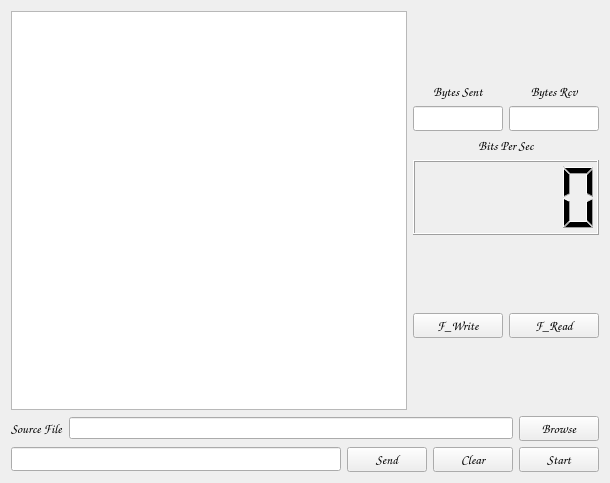
<?xml version="1.0" encoding="UTF-8"?>
<ui version="4.0">
 <class>SerialMonitor</class>
 <widget class="QWidget" name="SerialMonitor">
  <property name="geometry">
   <rect>
    <x>0</x>
    <y>0</y>
    <width>610</width>
    <height>483</height>
   </rect>
  </property>
  <property name="windowTitle">
   <string>Form</string>
  </property>
  <layout class="QVBoxLayout" name="verticalLayout_5">
   <item>
    <layout class="QHBoxLayout" name="horizontalLayout_5">
     <item>
      <widget class="QPlainTextEdit" name="plainTextEdit">
       <property name="font">
        <font>
         <family>Comic Sans MS</family>
         <pointsize>10</pointsize>
         <bold>true</bold>
        </font>
       </property>
      </widget>
     </item>
     <item>
      <layout class="QVBoxLayout" name="verticalLayout_4">
       <item>
        <spacer name="verticalSpacer">
         <property name="orientation">
          <enum>Qt::Orientation::Vertical</enum>
         </property>
         <property name="sizeHint" stdset="0">
          <size>
           <width>20</width>
           <height>40</height>
          </size>
         </property>
        </spacer>
       </item>
       <item>
        <layout class="QHBoxLayout" name="horizontalLayout_4">
         <item>
          <layout class="QVBoxLayout" name="verticalLayout_2">
           <item>
            <widget class="QLabel" name="Bytes_Sent_Label">
             <property name="font">
              <font>
               <family>Comic Sans MS</family>
               <pointsize>10</pointsize>
               <bold>true</bold>
              </font>
             </property>
             <property name="text">
              <string>Bytes Sent</string>
             </property>
             <property name="alignment">
              <set>Qt::AlignmentFlag::AlignCenter</set>
             </property>
            </widget>
           </item>
           <item>
            <widget class="QLineEdit" name="Bytes_Sent_lineEdit">
             <property name="maximumSize">
              <size>
               <width>90</width>
               <height>16777215</height>
              </size>
             </property>
             <property name="font">
              <font>
               <family>Comic Sans MS</family>
               <pointsize>10</pointsize>
               <bold>true</bold>
              </font>
             </property>
             <property name="alignment">
              <set>Qt::AlignmentFlag::AlignCenter</set>
             </property>
            </widget>
           </item>
          </layout>
         </item>
         <item>
          <layout class="QVBoxLayout" name="verticalLayout">
           <item>
            <widget class="QLabel" name="Bytes_Rcv_Label">
             <property name="font">
              <font>
               <family>Comic Sans MS</family>
               <pointsize>10</pointsize>
               <bold>true</bold>
              </font>
             </property>
             <property name="text">
              <string>Bytes Rcv</string>
             </property>
             <property name="alignment">
              <set>Qt::AlignmentFlag::AlignCenter</set>
             </property>
            </widget>
           </item>
           <item>
            <widget class="QLineEdit" name="Bytes_Rcv_linEdit">
             <property name="maximumSize">
              <size>
               <width>90</width>
               <height>16777215</height>
              </size>
             </property>
             <property name="font">
              <font>
               <family>Comic Sans MS</family>
               <pointsize>10</pointsize>
               <bold>true</bold>
              </font>
             </property>
             <property name="alignment">
              <set>Qt::AlignmentFlag::AlignCenter</set>
             </property>
            </widget>
           </item>
          </layout>
         </item>
        </layout>
       </item>
       <item>
        <layout class="QVBoxLayout" name="verticalLayout_3">
         <item>
          <widget class="QLabel" name="BPS_Label">
           <property name="font">
            <font>
             <family>Comic Sans MS</family>
             <pointsize>10</pointsize>
             <bold>true</bold>
            </font>
           </property>
           <property name="text">
            <string>Bits Per Sec</string>
           </property>
           <property name="alignment">
            <set>Qt::AlignmentFlag::AlignCenter</set>
           </property>
          </widget>
         </item>
         <item>
          <widget class="QLCDNumber" name="BPS_Value">
           <property name="minimumSize">
            <size>
             <width>150</width>
             <height>75</height>
            </size>
           </property>
          </widget>
         </item>
        </layout>
       </item>
       <item>
        <spacer name="verticalSpacer_3">
         <property name="orientation">
          <enum>Qt::Orientation::Vertical</enum>
         </property>
         <property name="sizeHint" stdset="0">
          <size>
           <width>20</width>
           <height>40</height>
          </size>
         </property>
        </spacer>
       </item>
       <item>
        <layout class="QHBoxLayout" name="horizontalLayout_2">
         <item>
          <widget class="QPushButton" name="Write_Button">
           <property name="maximumSize">
            <size>
             <width>90</width>
             <height>16777215</height>
            </size>
           </property>
           <property name="font">
            <font>
             <family>Comic Sans MS</family>
             <pointsize>10</pointsize>
             <bold>true</bold>
            </font>
           </property>
           <property name="text">
            <string>F_Write</string>
           </property>
          </widget>
         </item>
         <item>
          <widget class="QPushButton" name="Read_Button">
           <property name="maximumSize">
            <size>
             <width>90</width>
             <height>16777215</height>
            </size>
           </property>
           <property name="font">
            <font>
             <family>Comic Sans MS</family>
             <pointsize>10</pointsize>
             <bold>true</bold>
            </font>
           </property>
           <property name="text">
            <string>F_Read</string>
           </property>
          </widget>
         </item>
        </layout>
       </item>
       <item>
        <spacer name="verticalSpacer_2">
         <property name="orientation">
          <enum>Qt::Orientation::Vertical</enum>
         </property>
         <property name="sizeHint" stdset="0">
          <size>
           <width>20</width>
           <height>40</height>
          </size>
         </property>
        </spacer>
       </item>
      </layout>
     </item>
    </layout>
   </item>
   <item>
    <layout class="QHBoxLayout" name="horizontalLayout_3">
     <item>
      <widget class="QLabel" name="label">
       <property name="font">
        <font>
         <family>Comic Sans MS</family>
         <pointsize>10</pointsize>
         <bold>true</bold>
        </font>
       </property>
       <property name="text">
        <string>Source File</string>
       </property>
      </widget>
     </item>
     <item>
      <widget class="QLineEdit" name="File_LineEdit"/>
     </item>
     <item>
      <widget class="QPushButton" name="Browse_Button">
       <property name="font">
        <font>
         <family>Comic Sans MS</family>
         <pointsize>10</pointsize>
         <bold>true</bold>
        </font>
       </property>
       <property name="text">
        <string>Browse</string>
       </property>
      </widget>
     </item>
    </layout>
   </item>
   <item>
    <layout class="QHBoxLayout" name="horizontalLayout">
     <item>
      <widget class="QLineEdit" name="lineEdit">
       <property name="font">
        <font>
         <family>Comic Sans MS</family>
         <bold>true</bold>
        </font>
       </property>
      </widget>
     </item>
     <item>
      <widget class="QPushButton" name="Send_Button">
       <property name="font">
        <font>
         <family>Comic Sans MS</family>
         <pointsize>10</pointsize>
         <bold>true</bold>
        </font>
       </property>
       <property name="text">
        <string>Send</string>
       </property>
      </widget>
     </item>
     <item>
      <widget class="QPushButton" name="Clear_Button">
       <property name="font">
        <font>
         <family>Comic Sans MS</family>
         <pointsize>10</pointsize>
         <bold>true</bold>
        </font>
       </property>
       <property name="text">
        <string>Clear</string>
       </property>
      </widget>
     </item>
     <item>
      <widget class="QPushButton" name="Start_Button">
       <property name="font">
        <font>
         <family>Comic Sans MS</family>
         <pointsize>10</pointsize>
         <bold>true</bold>
        </font>
       </property>
       <property name="text">
        <string>Start</string>
       </property>
      </widget>
     </item>
    </layout>
   </item>
  </layout>
 </widget>
 <resources/>
 <connections/>
</ui>
